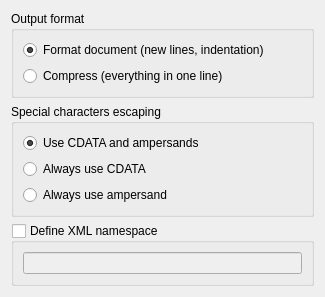
<?xml version="1.0" encoding="UTF-8"?>
<ui version="4.0">
 <class>XmlExportConfig</class>
 <widget class="QWidget" name="XmlExportConfig">
  <property name="geometry">
   <rect>
    <x>0</x>
    <y>0</y>
    <width>325</width>
    <height>280</height>
   </rect>
  </property>
  <property name="windowTitle">
   <string notr="true">Form</string>
  </property>
  <layout class="QVBoxLayout" name="verticalLayout_3">
   <item>
    <widget class="QGroupBox" name="formatGroup">
     <property name="title">
      <string>Output format</string>
     </property>
     <layout class="QGridLayout" name="gridLayout">
      <item row="1" column="0" colspan="2">
       <widget class="ConfigRadioButton" name="formatRadio">
        <property name="text">
         <string>Format document (new lines, indentation)</string>
        </property>
        <property name="checked">
         <bool>true</bool>
        </property>
        <property name="assignedValue" stdset="0">
         <string notr="true">format</string>
        </property>
        <property name="cfg" stdset="0">
         <string notr="true">XmlExport.Format</string>
        </property>
       </widget>
      </item>
      <item row="3" column="0" colspan="2">
       <widget class="ConfigRadioButton" name="compressRadio">
        <property name="text">
         <string>Compress (everything in one line)</string>
        </property>
        <property name="assignedValue" stdset="0">
         <string notr="true">compress</string>
        </property>
        <property name="cfg" stdset="0">
         <string notr="true">XmlExport.Format</string>
        </property>
       </widget>
      </item>
     </layout>
    </widget>
   </item>
   <item>
    <widget class="QGroupBox" name="charEscapingGroup">
     <property name="title">
      <string>Special characters escaping</string>
     </property>
     <layout class="QVBoxLayout" name="verticalLayout">
      <item>
       <widget class="ConfigRadioButton" name="mixedRadio">
        <property name="toolTip">
         <string>&lt;p&gt;Ampersands will be used for shorter values and CDATA will be used for larger values. This applies only to values that require character escaping. Other values will be exported as they are.&lt;/p&gt;</string>
        </property>
        <property name="text">
         <string>Use CDATA and ampersands</string>
        </property>
        <property name="checked">
         <bool>true</bool>
        </property>
        <property name="assignedValue" stdset="0">
         <string notr="true">mixed</string>
        </property>
        <property name="cfg" stdset="0">
         <string notr="true">XmlExport.Escaping</string>
        </property>
       </widget>
      </item>
      <item>
       <widget class="ConfigRadioButton" name="cdataRadio">
        <property name="toolTip">
         <string>&lt;p&gt;Every value requiring character escepe will be enclosed in CDATA block.&lt;/p&gt;</string>
        </property>
        <property name="text">
         <string>Always use CDATA</string>
        </property>
        <property name="assignedValue" stdset="0">
         <string notr="true">cdata</string>
        </property>
        <property name="cfg" stdset="0">
         <string notr="true">XmlExport.Escaping</string>
        </property>
       </widget>
      </item>
      <item>
       <widget class="ConfigRadioButton" name="ampRadio">
        <property name="toolTip">
         <string>&lt;p&gt;Every character that require esceping will be replaced with its ampersand escape sequence. No CDATA blocks will be used.&lt;/p&gt;</string>
        </property>
        <property name="text">
         <string>Always use ampersand</string>
        </property>
        <property name="assignedValue" stdset="0">
         <string notr="true">ampersand</string>
        </property>
        <property name="cfg" stdset="0">
         <string notr="true">XmlExport.Escaping</string>
        </property>
       </widget>
      </item>
     </layout>
    </widget>
   </item>
   <item>
    <widget class="QGroupBox" name="namespaceGroup">
     <property name="title">
      <string>Define XML namespace</string>
     </property>
     <property name="checkable">
      <bool>true</bool>
     </property>
     <property name="checked">
      <bool>false</bool>
     </property>
     <property name="cfg" stdset="0">
      <string notr="true">XmlExport.UseNamespace</string>
     </property>
     <layout class="QHBoxLayout" name="horizontalLayout">
      <item>
       <widget class="QLineEdit" name="namespaceEdit">
        <property name="cfg" stdset="0">
         <string notr="true">XmlExport.Namespace</string>
        </property>
       </widget>
      </item>
     </layout>
    </widget>
   </item>
  </layout>
 </widget>
 <customwidgets>
  <customwidget>
   <class>ConfigRadioButton</class>
   <extends>QRadioButton</extends>
   <header>common/configradiobutton.h</header>
  </customwidget>
 </customwidgets>
 <resources/>
 <connections/>
</ui>
